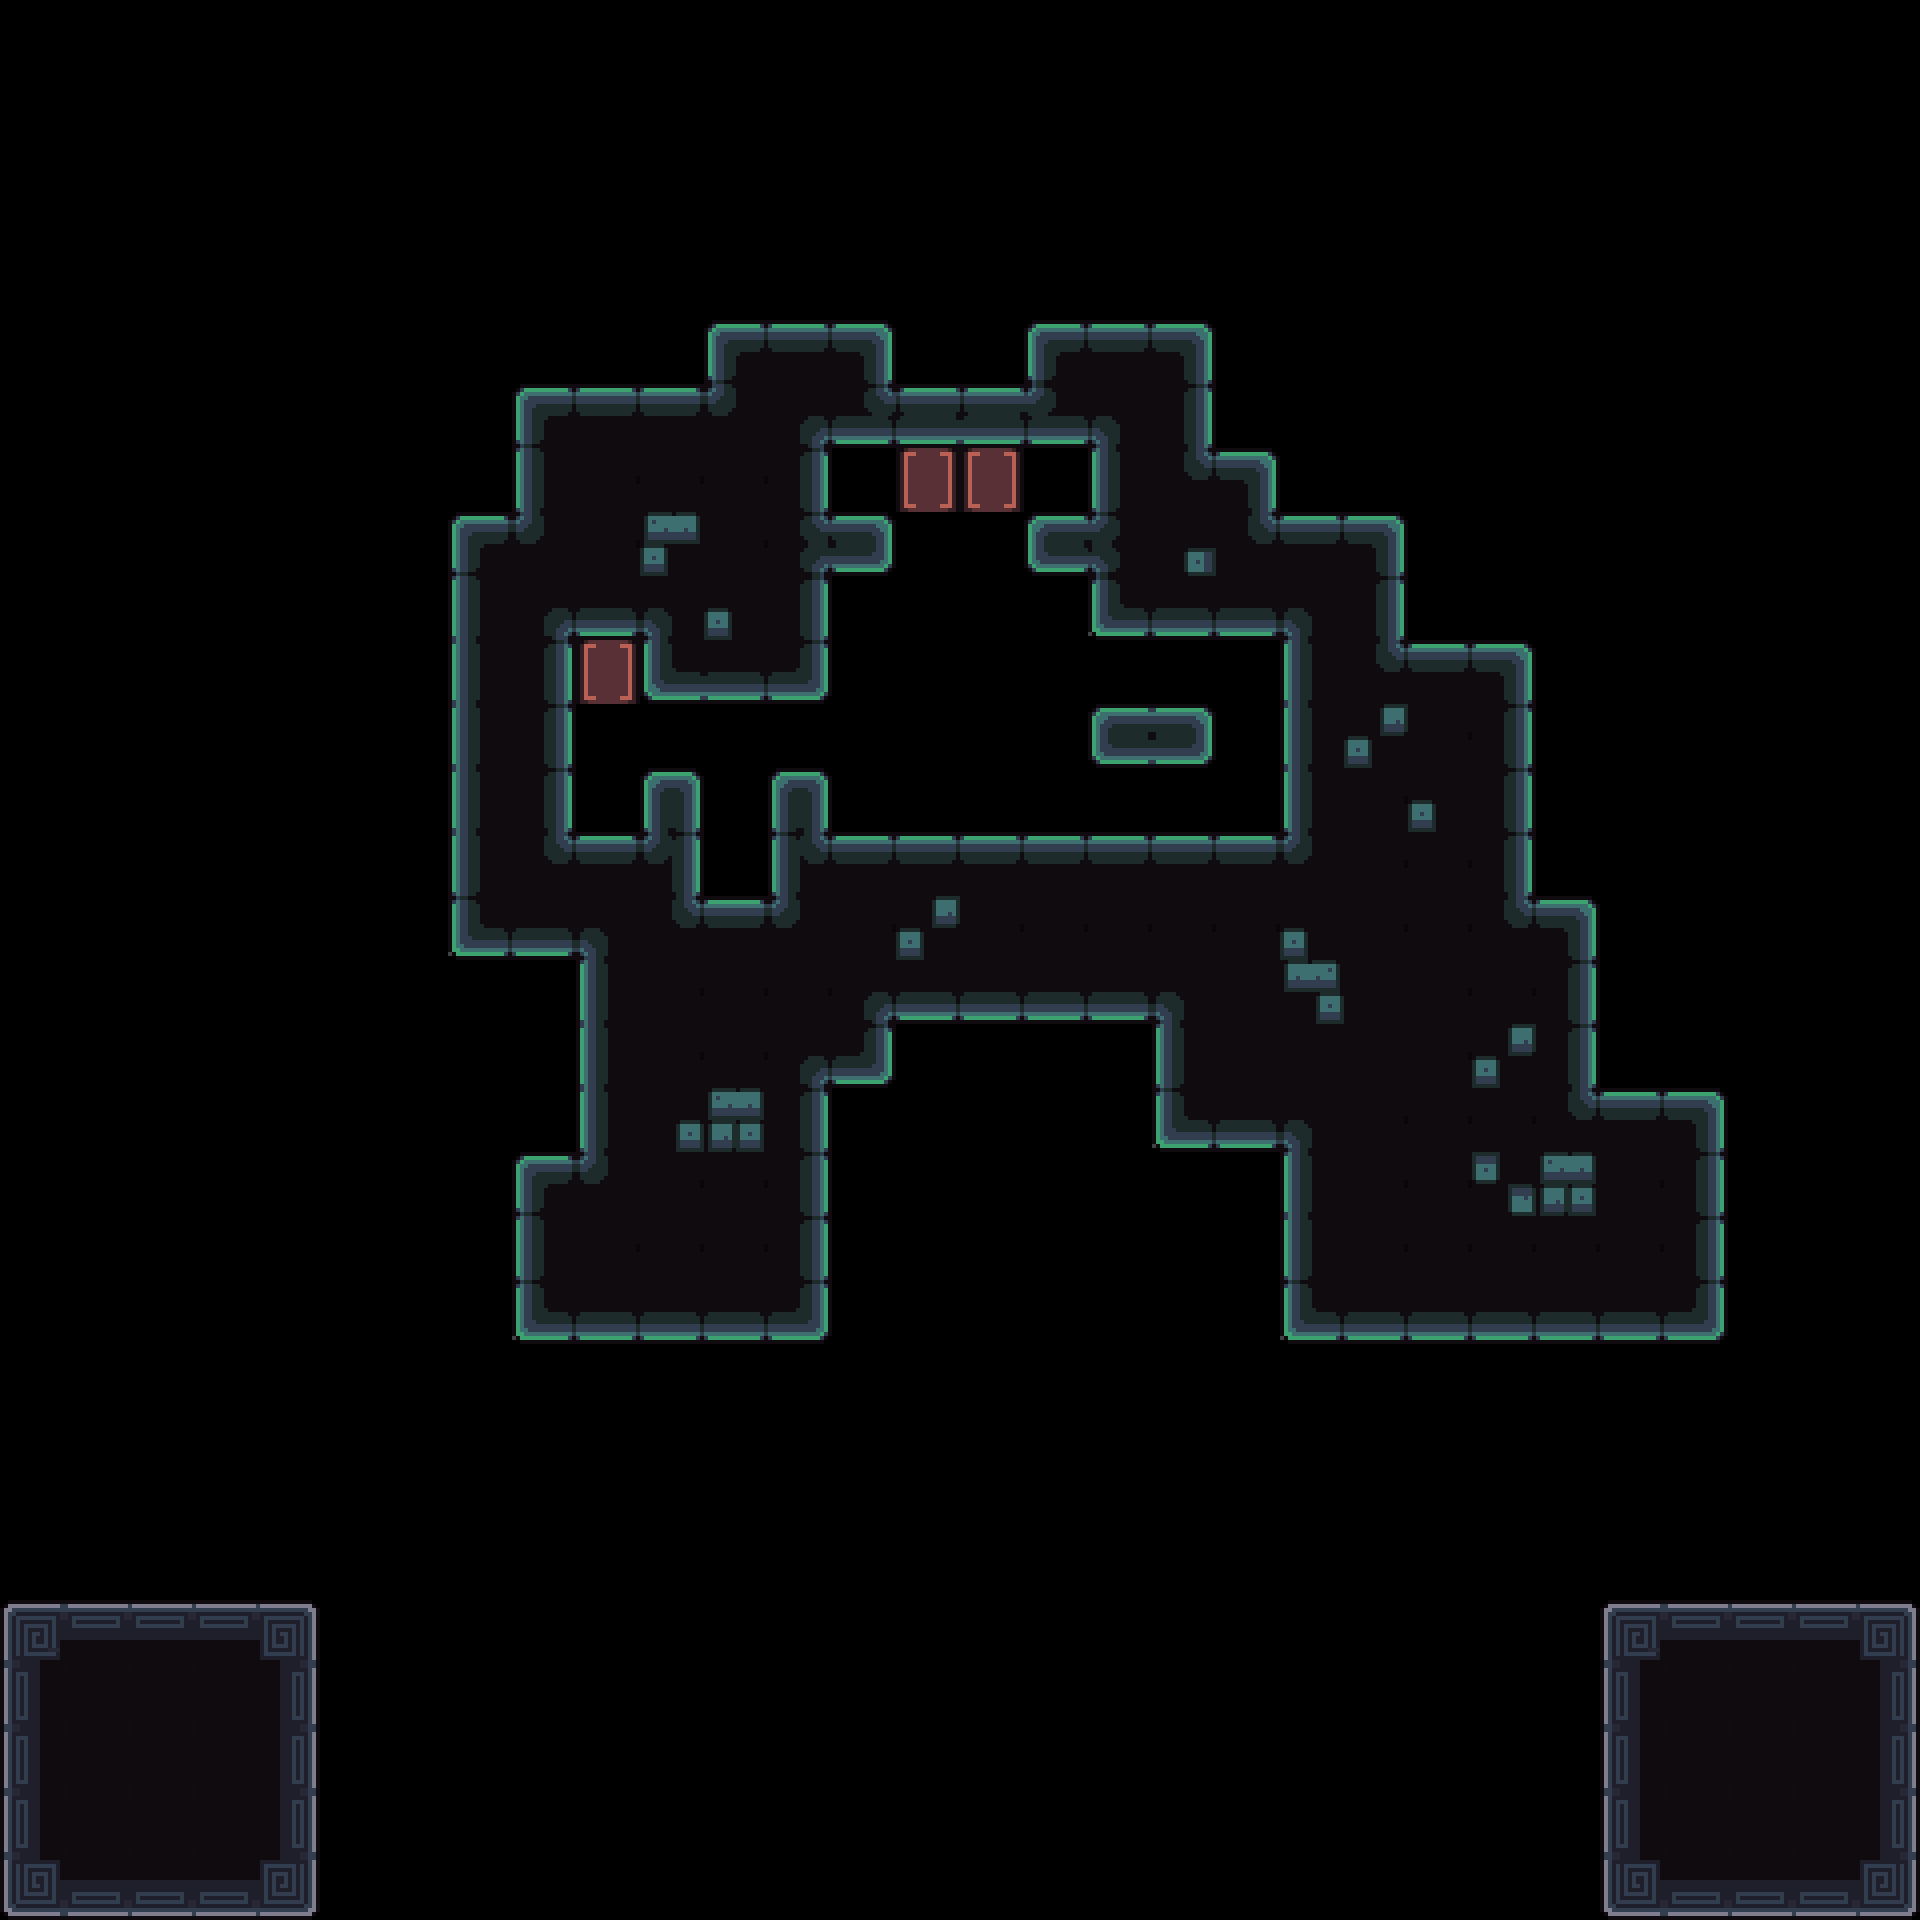

A level layout from a 2D game, rendered from its tile map. Below: a short description, then the map file with tile-grid data replaced by summaries:
An orthogonal 30x30 tile map with 64x64 px tiles, 3 tile layers (Decoration, Main, Exit) and 14 objects (4x Spike, 3x Battery, 2x 1, Camera1, Camera2, ...).

<map version="1.10" tiledversion="1.11.2" orientation="orthogonal" renderorder="right-down" width="30" height="30" tilewidth="64" tileheight="64" infinite="0" nextlayerid="7" nextobjectid="119">
 <tileset firstgid="1" source="../tilesets/tileset_d.tsx" />
 <objectgroup id="4" name="Triggers">
  <object id="23" name="Camera1" x="960" y="672">
   <point />
  </object>
  <object id="24" name="Camera2" x="704" y="480">
   <point />
  </object>
  <object id="28" name="Win" x="0" y="64" width="1920" height="1216" />
  <object id="29" name="Unactive" x="0" y="1600" width="320" height="320" />
  <object id="116" name="Data" type="1" x="0" y="0" width="63.6932" height="63.6932">
   <properties>
    <property name="bg" value="green" />
    <property name="level_number" type="int" value="8" />
    <property name="level_unlock" value="7, 11, 9" />
   </properties>
  </object>
 </objectgroup>
 <layer id="3" name="Decoration" width="30" height="30">
  <data>[900 cells, 3 non-empty, 1 distinct tile ids]</data>
 </layer>
 <layer id="1" name="Main" width="30" height="30">
  <data>[900 cells, 228 non-empty, 30 distinct tile ids]</data>
 </layer>
 <layer id="6" name="Exit" width="30" height="30">
  <data>[900 cells, 8 non-empty, 6 distinct tile ids]</data>
 </layer>
 <objectgroup id="2" name="Entities">
  <object id="106" name="Player0" type="1" x="704" y="832" width="63.6932" height="63.6932" />
  <object id="107" name="Battery" x="576" y="640" width="62.4743" height="62.4743" />
  <object id="108" name="Box" x="832" y="704" width="62.4743" height="62.4743" />
  <object id="109" name="Battery" x="896" y="448" width="63.6932" height="63.6932" />
  <object id="115" name="Battery" x="960" y="448" width="63.6932" height="63.6932" />
  <object id="110" name="Spike" x="896" y="320" width="63.5" height="63.5" />
  <object id="112" name="Spike" x="960" y="320" width="63.5" height="63.5" />
  <object id="118" name="Spike" x="832" y="448" width="63.5" height="63.5" />
  <object id="117" name="Spike" x="1024" y="448" width="63.5" height="63.5" />
 </objectgroup>
</map>
